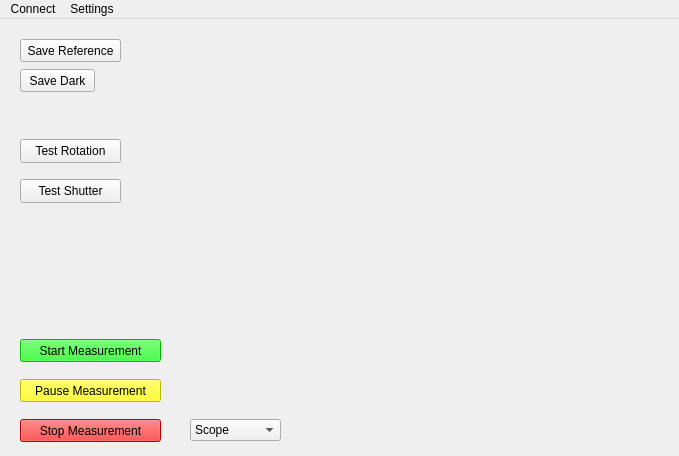
<?xml version="1.0" encoding="UTF-8"?>
<ui version="4.0">
 <class>MainWindow</class>
 <widget class="QMainWindow" name="MainWindow">
  <property name="geometry">
   <rect>
    <x>0</x>
    <y>0</y>
    <width>679</width>
    <height>456</height>
   </rect>
  </property>
  <property name="windowTitle">
   <string>MainWindow</string>
  </property>
  <widget class="QWidget" name="centralwidget">
   <widget class="QPushButton" name="StartMeasBtn">
    <property name="geometry">
     <rect>
      <x>20</x>
      <y>320</y>
      <width>141</width>
      <height>23</height>
     </rect>
    </property>
    <property name="acceptDrops">
     <bool>false</bool>
    </property>
    <property name="styleSheet">
     <string notr="true">QPushButton:disabled {
	color: rgb(0, 0, 0);
	background-color: rgb(0, 85, 0);
}

QPushButton:enabled {
	color: rgb(0, 0, 0);
	background-color: rgb(0, 255, 0);
}</string>
    </property>
    <property name="text">
     <string>Start Measurement</string>
    </property>
   </widget>
   <widget class="QPushButton" name="StopMeasBtn">
    <property name="geometry">
     <rect>
      <x>20</x>
      <y>400</y>
      <width>141</width>
      <height>23</height>
     </rect>
    </property>
    <property name="styleSheet">
     <string notr="true">QPushButton:disabled {
	color: rgb(0, 0, 0);
	background-color: rgb(85, 0, 0);
}

QPushButton:enabled {
	color: rgb(0, 0, 0);
	background-color: rgb(255, 0, 0);
}</string>
    </property>
    <property name="text">
     <string>Stop Measurement</string>
    </property>
   </widget>
   <widget class="QPushButton" name="SaveRefBtn">
    <property name="geometry">
     <rect>
      <x>20</x>
      <y>20</y>
      <width>101</width>
      <height>23</height>
     </rect>
    </property>
    <property name="text">
     <string>Save Reference</string>
    </property>
   </widget>
   <widget class="QPushButton" name="SaveDrkBtn">
    <property name="geometry">
     <rect>
      <x>20</x>
      <y>50</y>
      <width>75</width>
      <height>23</height>
     </rect>
    </property>
    <property name="text">
     <string>Save Dark</string>
    </property>
   </widget>
   <widget class="QComboBox" name="SelectModeBox">
    <property name="geometry">
     <rect>
      <x>190</x>
      <y>400</y>
      <width>91</width>
      <height>22</height>
     </rect>
    </property>
    <item>
     <property name="text">
      <string>Scope</string>
     </property>
    </item>
    <item>
     <property name="text">
      <string>Absorbance</string>
     </property>
    </item>
   </widget>
   <widget class="PlotWidget" name="graph" native="true">
    <property name="geometry">
     <rect>
      <x>190</x>
      <y>20</y>
      <width>461</width>
      <height>371</height>
     </rect>
    </property>
   </widget>
   <widget class="QPushButton" name="testRotBtn">
    <property name="geometry">
     <rect>
      <x>20</x>
      <y>120</y>
      <width>101</width>
      <height>24</height>
     </rect>
    </property>
    <property name="text">
     <string>Test Rotation</string>
    </property>
   </widget>
   <widget class="QPushButton" name="testShutterBtn">
    <property name="geometry">
     <rect>
      <x>20</x>
      <y>160</y>
      <width>101</width>
      <height>24</height>
     </rect>
    </property>
    <property name="text">
     <string>Test Shutter</string>
    </property>
   </widget>
   <widget class="QPushButton" name="PauseMeasBtn">
    <property name="geometry">
     <rect>
      <x>20</x>
      <y>360</y>
      <width>141</width>
      <height>23</height>
     </rect>
    </property>
    <property name="acceptDrops">
     <bool>false</bool>
    </property>
    <property name="styleSheet">
     <string notr="true">QPushButton:disabled {
	color: rgb(0, 0, 0);
	background-color: rgb(170, 170, 0);
}

QPushButton:enabled {
	color: rgb(0, 0, 0);
	background-color: rgb(255, 255, 0);
}</string>
    </property>
    <property name="text">
     <string>Pause Measurement</string>
    </property>
   </widget>
  </widget>
  <widget class="QMenuBar" name="menuBar">
   <property name="geometry">
    <rect>
     <x>0</x>
     <y>0</y>
     <width>679</width>
     <height>21</height>
    </rect>
   </property>
   <property name="defaultUp">
    <bool>false</bool>
   </property>
   <property name="nativeMenuBar">
    <bool>true</bool>
   </property>
   <widget class="QMenu" name="menuSettings">
    <property name="title">
     <string>Settings</string>
    </property>
    <addaction name="actionAvasoft"/>
    <addaction name="actionRotation_Mount"/>
    <addaction name="actionLinkam_RH95"/>
   </widget>
   <widget class="QMenu" name="menuConnect">
    <property name="title">
     <string>Connect</string>
    </property>
    <addaction name="connectAvasoft"/>
    <addaction name="connectThorlabs"/>
   </widget>
   <addaction name="menuConnect"/>
   <addaction name="menuSettings"/>
  </widget>
  <action name="actionAvasoft">
   <property name="text">
    <string>Avasoft</string>
   </property>
  </action>
  <action name="actionLinkam_RH95">
   <property name="text">
    <string>Linkam RH95</string>
   </property>
  </action>
  <action name="connectAvasoft">
   <property name="text">
    <string>Avasoft</string>
   </property>
  </action>
  <action name="connectThorlabs">
   <property name="text">
    <string>Thorlabs</string>
   </property>
  </action>
  <action name="actionRotation_Mount">
   <property name="text">
    <string>Rotation Mount</string>
   </property>
  </action>
 </widget>
 <customwidgets>
  <customwidget>
   <class>PlotWidget</class>
   <extends>QWidget</extends>
   <header>pyqtgraph</header>
   <container>1</container>
  </customwidget>
 </customwidgets>
 <tabstops>
  <tabstop>StartMeasBtn</tabstop>
  <tabstop>StopMeasBtn</tabstop>
 </tabstops>
 <resources/>
 <connections/>
</ui>
